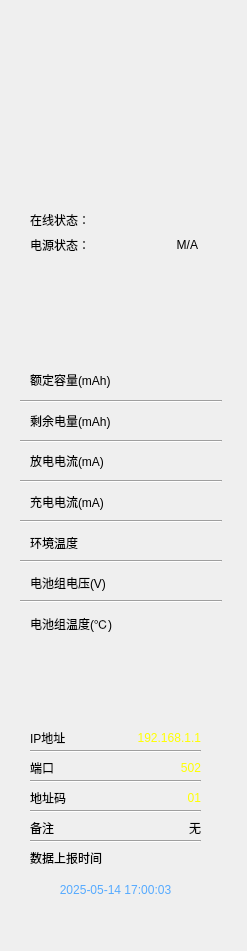
<?xml version="1.0" encoding="UTF-8"?>
<ui version="4.0">
 <class>RightStatsForm</class>
 <widget class="QWidget" name="RightStatsForm">
  <property name="geometry">
   <rect>
    <x>0</x>
    <y>0</y>
    <width>247</width>
    <height>951</height>
   </rect>
  </property>
  <property name="windowTitle">
   <string>Form</string>
  </property>
  <property name="styleSheet">
   <string notr="true">#label_current_in,#label_current_out,#label_pcbtemp,#label_ratedCapacity,#label_remainCapacity,#label_tempMax,#label_voltage,#label_ip,#label_sitecom,#label_port{	
	color: rgb(255, 255, 0);
}
#label_upload_time{
color: rgb(85, 170, 255);
}
</string>
  </property>
  <widget class="QWidget" name="device_info" native="true">
   <property name="geometry">
    <rect>
     <x>10</x>
     <y>670</y>
     <width>221</width>
     <height>261</height>
    </rect>
   </property>
   <property name="styleSheet">
    <string notr="true">#device_info{
border-image: url(:/image/主页_设备信息.png);
}
QLabel{
	font: 700 10pt &quot;Microsoft YaHei UI&quot;;
}
</string>
   </property>
   <widget class="QLabel" name="label_7">
    <property name="geometry">
     <rect>
      <x>20</x>
      <y>150</y>
      <width>53</width>
      <height>15</height>
     </rect>
    </property>
    <property name="text">
     <string>备注</string>
    </property>
   </widget>
   <widget class="QLabel" name="label_8">
    <property name="geometry">
     <rect>
      <x>20</x>
      <y>120</y>
      <width>53</width>
      <height>15</height>
     </rect>
    </property>
    <property name="text">
     <string>地址码</string>
    </property>
   </widget>
   <widget class="QLabel" name="label_port">
    <property name="geometry">
     <rect>
      <x>120</x>
      <y>90</y>
      <width>71</width>
      <height>16</height>
     </rect>
    </property>
    <property name="text">
     <string>502</string>
    </property>
    <property name="alignment">
     <set>Qt::AlignRight|Qt::AlignTrailing|Qt::AlignVCenter</set>
    </property>
    <property name="wordWrap">
     <bool>true</bool>
    </property>
   </widget>
   <widget class="Line" name="line_2">
    <property name="geometry">
     <rect>
      <x>20</x>
      <y>110</y>
      <width>171</width>
      <height>2</height>
     </rect>
    </property>
    <property name="orientation">
     <enum>Qt::Horizontal</enum>
    </property>
   </widget>
   <widget class="Line" name="line_4">
    <property name="geometry">
     <rect>
      <x>20</x>
      <y>170</y>
      <width>171</width>
      <height>2</height>
     </rect>
    </property>
    <property name="orientation">
     <enum>Qt::Horizontal</enum>
    </property>
   </widget>
   <widget class="QLabel" name="label_sitecom">
    <property name="geometry">
     <rect>
      <x>110</x>
      <y>120</y>
      <width>81</width>
      <height>16</height>
     </rect>
    </property>
    <property name="text">
     <string>01</string>
    </property>
    <property name="alignment">
     <set>Qt::AlignRight|Qt::AlignTrailing|Qt::AlignVCenter</set>
    </property>
    <property name="wordWrap">
     <bool>true</bool>
    </property>
   </widget>
   <widget class="QLabel" name="label_ip">
    <property name="geometry">
     <rect>
      <x>110</x>
      <y>60</y>
      <width>81</width>
      <height>16</height>
     </rect>
    </property>
    <property name="text">
     <string>192.168.1.1</string>
    </property>
    <property name="alignment">
     <set>Qt::AlignRight|Qt::AlignTrailing|Qt::AlignVCenter</set>
    </property>
    <property name="wordWrap">
     <bool>true</bool>
    </property>
   </widget>
   <widget class="QLabel" name="label">
    <property name="geometry">
     <rect>
      <x>20</x>
      <y>60</y>
      <width>53</width>
      <height>15</height>
     </rect>
    </property>
    <property name="text">
     <string>IP地址</string>
    </property>
   </widget>
   <widget class="QLabel" name="label_9">
    <property name="geometry">
     <rect>
      <x>20</x>
      <y>90</y>
      <width>53</width>
      <height>15</height>
     </rect>
    </property>
    <property name="text">
     <string>端口</string>
    </property>
   </widget>
   <widget class="QLabel" name="label_10">
    <property name="geometry">
     <rect>
      <x>20</x>
      <y>180</y>
      <width>81</width>
      <height>16</height>
     </rect>
    </property>
    <property name="text">
     <string>数据上报时间</string>
    </property>
   </widget>
   <widget class="QLabel" name="label_remark">
    <property name="geometry">
     <rect>
      <x>120</x>
      <y>150</y>
      <width>71</width>
      <height>16</height>
     </rect>
    </property>
    <property name="text">
     <string>无</string>
    </property>
    <property name="alignment">
     <set>Qt::AlignRight|Qt::AlignTrailing|Qt::AlignVCenter</set>
    </property>
    <property name="wordWrap">
     <bool>true</bool>
    </property>
   </widget>
   <widget class="Line" name="line_3">
    <property name="geometry">
     <rect>
      <x>20</x>
      <y>140</y>
      <width>171</width>
      <height>2</height>
     </rect>
    </property>
    <property name="orientation">
     <enum>Qt::Horizontal</enum>
    </property>
   </widget>
   <widget class="Line" name="line">
    <property name="geometry">
     <rect>
      <x>20</x>
      <y>80</y>
      <width>171</width>
      <height>2</height>
     </rect>
    </property>
    <property name="orientation">
     <enum>Qt::Horizontal</enum>
    </property>
   </widget>
   <widget class="QLabel" name="label_upload_time">
    <property name="geometry">
     <rect>
      <x>20</x>
      <y>210</y>
      <width>171</width>
      <height>20</height>
     </rect>
    </property>
    <property name="text">
     <string>2025-05-14 17:00:03</string>
    </property>
    <property name="alignment">
     <set>Qt::AlignCenter</set>
    </property>
    <property name="wordWrap">
     <bool>true</bool>
    </property>
   </widget>
  </widget>
  <widget class="QWidget" name="widget_battery_status" native="true">
   <property name="geometry">
    <rect>
     <x>10</x>
     <y>10</y>
     <width>221</width>
     <height>271</height>
    </rect>
   </property>
   <property name="styleSheet">
    <string notr="true">#widget_battery_status{
border-image: url(:/image/主页_电源.png);
}</string>
   </property>
   <widget class="QWidget" name="layoutWidget_2">
    <property name="geometry">
     <rect>
      <x>20</x>
      <y>60</y>
      <width>171</width>
      <height>130</height>
     </rect>
    </property>
    <layout class="QHBoxLayout" name="horizontalLayout_2">
     <item>
      <spacer name="horizontalSpacer_2">
       <property name="orientation">
        <enum>Qt::Horizontal</enum>
       </property>
       <property name="sizeHint" stdset="0">
        <size>
         <width>40</width>
         <height>20</height>
        </size>
       </property>
      </spacer>
     </item>
     <item>
      <widget class="QLabel" name="label_image">
       <property name="minimumSize">
        <size>
         <width>100</width>
         <height>128</height>
        </size>
       </property>
       <property name="maximumSize">
        <size>
         <width>100</width>
         <height>128</height>
        </size>
       </property>
       <property name="layoutDirection">
        <enum>Qt::LeftToRight</enum>
       </property>
       <property name="styleSheet">
        <string notr="true">border-image: url(:/image/电源箱.png);</string>
       </property>
       <property name="text">
        <string/>
       </property>
       <property name="scaledContents">
        <bool>false</bool>
       </property>
      </widget>
     </item>
     <item>
      <spacer name="horizontalSpacer_3">
       <property name="orientation">
        <enum>Qt::Horizontal</enum>
       </property>
       <property name="sizeHint" stdset="0">
        <size>
         <width>37</width>
         <height>17</height>
        </size>
       </property>
      </spacer>
     </item>
    </layout>
   </widget>
   <widget class="QWidget" name="layoutWidget">
    <property name="geometry">
     <rect>
      <x>20</x>
      <y>200</y>
      <width>168</width>
      <height>45</height>
     </rect>
    </property>
    <layout class="QFormLayout" name="formLayout">
     <item row="0" column="0">
      <widget class="QLabel" name="label_2">
       <property name="text">
        <string>在线状态：</string>
       </property>
      </widget>
     </item>
     <item row="0" column="1">
      <layout class="QHBoxLayout" name="horizontalLayout">
       <item>
        <spacer name="horizontalSpacer">
         <property name="orientation">
          <enum>Qt::Horizontal</enum>
         </property>
         <property name="sizeHint" stdset="0">
          <size>
           <width>40</width>
           <height>20</height>
          </size>
         </property>
        </spacer>
       </item>
       <item>
        <widget class="QLabel" name="label_battery_status">
         <property name="minimumSize">
          <size>
           <width>52</width>
           <height>0</height>
          </size>
         </property>
         <property name="styleSheet">
          <string notr="true">border-image: url(:/image/运行.png);</string>
         </property>
         <property name="text">
          <string/>
         </property>
         <property name="scaledContents">
          <bool>false</bool>
         </property>
         <property name="alignment">
          <set>Qt::AlignRight|Qt::AlignTrailing|Qt::AlignVCenter</set>
         </property>
        </widget>
       </item>
      </layout>
     </item>
     <item row="1" column="0">
      <widget class="QLabel" name="label_5">
       <property name="text">
        <string>电源状态：</string>
       </property>
      </widget>
     </item>
     <item row="1" column="1">
      <widget class="QLabel" name="label_4">
       <property name="text">
        <string>M/A</string>
       </property>
       <property name="alignment">
        <set>Qt::AlignRight|Qt::AlignTrailing|Qt::AlignVCenter</set>
       </property>
      </widget>
     </item>
    </layout>
   </widget>
  </widget>
  <widget class="QWidget" name="run_param" native="true">
   <property name="geometry">
    <rect>
     <x>10</x>
     <y>300</y>
     <width>221</width>
     <height>351</height>
    </rect>
   </property>
   <property name="styleSheet">
    <string notr="true">#run_param{
border-image: url(:/image/主页_运行参数.png);
}
QLabel{
	font: 700 10pt &quot;Microsoft YaHei UI&quot;;
}
</string>
   </property>
   <widget class="Line" name="line_18">
    <property name="geometry">
     <rect>
      <x>10</x>
      <y>260</y>
      <width>202</width>
      <height>2</height>
     </rect>
    </property>
    <property name="orientation">
     <enum>Qt::Horizontal</enum>
    </property>
   </widget>
   <widget class="Line" name="line_8">
    <property name="geometry">
     <rect>
      <x>10</x>
      <y>140</y>
      <width>202</width>
      <height>2</height>
     </rect>
    </property>
    <property name="orientation">
     <enum>Qt::Horizontal</enum>
    </property>
   </widget>
   <widget class="Line" name="line_19">
    <property name="geometry">
     <rect>
      <x>10</x>
      <y>300</y>
      <width>202</width>
      <height>2</height>
     </rect>
    </property>
    <property name="orientation">
     <enum>Qt::Horizontal</enum>
    </property>
   </widget>
   <widget class="Line" name="line_16">
    <property name="geometry">
     <rect>
      <x>10</x>
      <y>180</y>
      <width>202</width>
      <height>2</height>
     </rect>
    </property>
    <property name="orientation">
     <enum>Qt::Horizontal</enum>
    </property>
   </widget>
   <widget class="Line" name="line_17">
    <property name="geometry">
     <rect>
      <x>10</x>
      <y>220</y>
      <width>202</width>
      <height>2</height>
     </rect>
    </property>
    <property name="orientation">
     <enum>Qt::Horizontal</enum>
    </property>
   </widget>
   <widget class="Line" name="line_7">
    <property name="geometry">
     <rect>
      <x>10</x>
      <y>100</y>
      <width>202</width>
      <height>2</height>
     </rect>
    </property>
    <property name="orientation">
     <enum>Qt::Horizontal</enum>
    </property>
   </widget>
   <widget class="QWidget" name="layoutWidget">
    <property name="geometry">
     <rect>
      <x>20</x>
      <y>71</y>
      <width>181</width>
      <height>261</height>
     </rect>
    </property>
    <layout class="QFormLayout" name="formLayout_2">
     <property name="horizontalSpacing">
      <number>9</number>
     </property>
     <property name="verticalSpacing">
      <number>24</number>
     </property>
     <item row="0" column="0">
      <widget class="QLabel" name="label_16">
       <property name="text">
        <string>额定容量(mAh)</string>
       </property>
      </widget>
     </item>
     <item row="0" column="1">
      <widget class="QLabel" name="label_ratedCapacity">
       <property name="text">
        <string/>
       </property>
       <property name="alignment">
        <set>Qt::AlignRight|Qt::AlignTrailing|Qt::AlignVCenter</set>
       </property>
      </widget>
     </item>
     <item row="1" column="0">
      <widget class="QLabel" name="label_17">
       <property name="text">
        <string>剩余电量(mAh)</string>
       </property>
      </widget>
     </item>
     <item row="1" column="1">
      <widget class="QLabel" name="label_remainCapacity">
       <property name="text">
        <string/>
       </property>
       <property name="alignment">
        <set>Qt::AlignRight|Qt::AlignTrailing|Qt::AlignVCenter</set>
       </property>
      </widget>
     </item>
     <item row="2" column="0">
      <widget class="QLabel" name="label_18">
       <property name="text">
        <string>放电电流(mA)</string>
       </property>
      </widget>
     </item>
     <item row="2" column="1">
      <widget class="QLabel" name="label_current_out">
       <property name="text">
        <string/>
       </property>
       <property name="alignment">
        <set>Qt::AlignRight|Qt::AlignTrailing|Qt::AlignVCenter</set>
       </property>
      </widget>
     </item>
     <item row="3" column="0">
      <widget class="QLabel" name="label_19">
       <property name="text">
        <string>充电电流(mA)</string>
       </property>
      </widget>
     </item>
     <item row="3" column="1">
      <widget class="QLabel" name="label_current_in">
       <property name="text">
        <string/>
       </property>
       <property name="alignment">
        <set>Qt::AlignRight|Qt::AlignTrailing|Qt::AlignVCenter</set>
       </property>
      </widget>
     </item>
     <item row="5" column="0">
      <widget class="QLabel" name="label_21">
       <property name="text">
        <string>电池组电压(V)</string>
       </property>
      </widget>
     </item>
     <item row="5" column="1">
      <widget class="QLabel" name="label_voltage">
       <property name="text">
        <string/>
       </property>
       <property name="alignment">
        <set>Qt::AlignRight|Qt::AlignTrailing|Qt::AlignVCenter</set>
       </property>
      </widget>
     </item>
     <item row="6" column="0">
      <widget class="QLabel" name="label_22">
       <property name="text">
        <string>电池组温度(℃)</string>
       </property>
      </widget>
     </item>
     <item row="6" column="1">
      <widget class="QLabel" name="label_tempMax">
       <property name="text">
        <string/>
       </property>
       <property name="alignment">
        <set>Qt::AlignRight|Qt::AlignTrailing|Qt::AlignVCenter</set>
       </property>
      </widget>
     </item>
     <item row="4" column="1">
      <widget class="QLabel" name="label_pcbtemp">
       <property name="text">
        <string/>
       </property>
       <property name="alignment">
        <set>Qt::AlignRight|Qt::AlignTrailing|Qt::AlignVCenter</set>
       </property>
      </widget>
     </item>
     <item row="4" column="0">
      <widget class="QLabel" name="label_20">
       <property name="text">
        <string>环境温度</string>
       </property>
      </widget>
     </item>
    </layout>
   </widget>
  </widget>
 </widget>
 <resources/>
 <connections/>
</ui>
